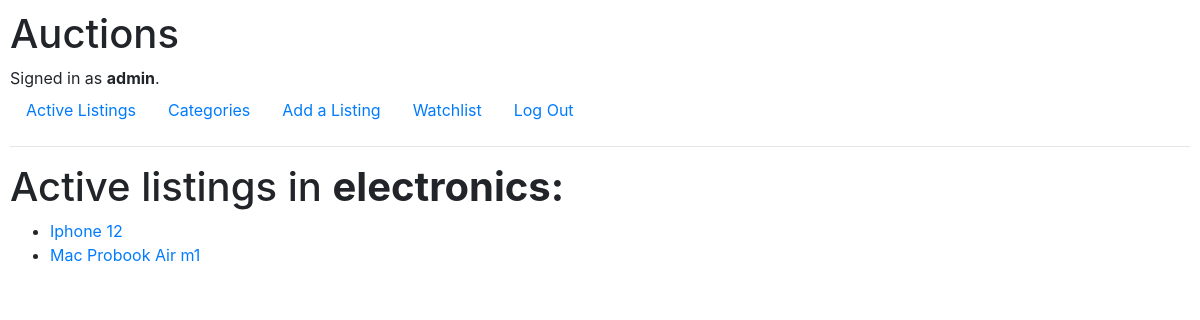
The app's page /category/electronics (signed in) with its own data.
### auctions/models.py (models this page shows, shortened)
class User(AbstractUser):
    pass

class Listing(models.Model):
    CATEGORIES = {
        ("fashion", "Fashion"),
        ("electronics", "Electronics"),
        ("toys", "Toys"),
        ("others", "Others"),
    }
    title = models.CharField(max_length=64)
    description = RichTextField(blank=True, null=True)
    image = models.ImageField(default='default.png', blank=True, null=True, upload_to="images/")
    starting_bid = models.DecimalField(max_digits=1000, decimal_places=2)
    date = models.DateTimeField(auto_now_add=True)
    closed = models.BooleanField(default=False)
    category = models.CharField(max_length=64, choices=CATEGORIES)
    user = models.ForeignKey(User, on_delete=CASCADE)

### auctions/views.py (the view)
# urls.py: path("category/<str:category>", views.category_view, name="category")
def category_view(request, category):
    listings = Listing.objects.filter(category=category).exclude(closed=True)
    return render(request, "auctions/category.html", {
        'listings': listings,
        'category': category
    })

### auctions/templates/auctions/category.html
{% extends "auctions/layout.html" %}
{% block body %}
    <h1>Active listings in <strong>{{ category }}:</strong></h1>
    <ul>
    {% for listing in listings %}
        <li>
            <a href="{% url 'listing' listing.id %}">{{ listing.title }}</a>
        </li>
        {% empty %}
        <p>This Category is Empty</p>
    {% endfor %}
    </ul>
{% endblock %}

### auctions/templates/auctions/layout.html (shortened to what this page needs)
{% load static %}
<!DOCTYPE html>
<html lang="en">
    <head>
        <link rel="stylesheet" href="https://stackpath.bootstrapcdn.com/bootstrap/4.4.1/css/bootstrap.min.css">
        <link href="{% static 'auctions/styles.css' %}" rel="stylesheet">
    </head>
    <body>
        <h1>Auctions</h1>
        <div>
            {% if user.is_authenticated %}
                Signed in as <strong>{{ user.username }}</strong>.
            {% else %}
                Not signed in.
            {% endif %}
        </div>
        <ul class="nav">
            <li class="nav-item">
                <a class="nav-link" href="{% url 'index' %}">Active Listings</a>
            </li>
            <li class="nav-item">
                <a class="nav-link" href="{% url 'categories' %}">Categories</a>
            </li>
            {% if user.is_authenticated %}
            <li class="nav-item">
                <a class="nav-link" href="{% url 'new' %}">Add a Listing</a>
            </li>
            <li class="nav-item">
                <a class="nav-link" href="{% url 'watchlist' %}">Watchlist</a>
            </li>
                <li class="nav-item">
                    <a class="nav-link" href="{% url 'logout' %}">Log Out</a>
                </li>
            {% endif %}
        </ul>
        <hr>
        {% block body %}
        {% endblock %}
    </body>
</html>

### auctions/static/auctions/styles.css (style rules this page uses)
body { padding: 10px; }

### records on screen
User: username "admin"
Listing: title "Iphone 12"
Listing: title "Mac Probook Air m1"

### other values on screen
{{ category }} "electronics"
